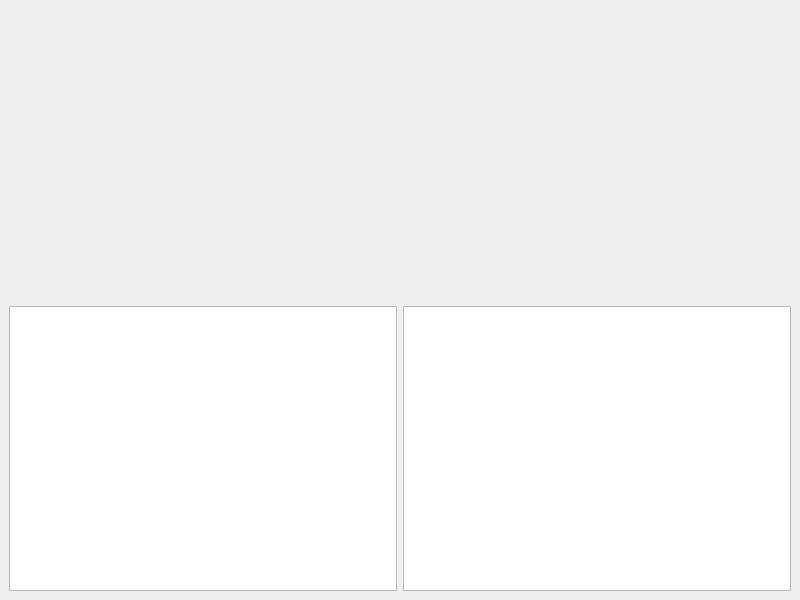
<?xml version="1.0" encoding="UTF-8"?>
<ui version="4.0">
 <class>MainWindow</class>
 <widget class="QMainWindow" name="MainWindow">
  <property name="geometry">
   <rect>
    <x>0</x>
    <y>0</y>
    <width>800</width>
    <height>600</height>
   </rect>
  </property>
  <property name="windowTitle">
   <string>MainWindow</string>
  </property>
  <widget class="QWidget" name="centralwidget">
   <layout class="QVBoxLayout" name="verticalLayout">
    <item>
     <widget class="QWidget" name="menu_bar" native="true"/>
    </item>
    <item>
     <widget class="QStackedWidget" name="work_flow_stacked_widget">
      <widget class="QWidget" name="page"/>
      <widget class="QWidget" name="page_2"/>
     </widget>
    </item>
    <item>
     <layout class="QHBoxLayout" name="horizontalLayout">
      <item>
       <widget class="QGraphicsView" name="fuel_consumption_canvas"/>
      </item>
      <item>
       <widget class="QTreeView" name="weight_info"/>
      </item>
     </layout>
    </item>
   </layout>
  </widget>
 </widget>
 <resources/>
 <connections/>
</ui>
